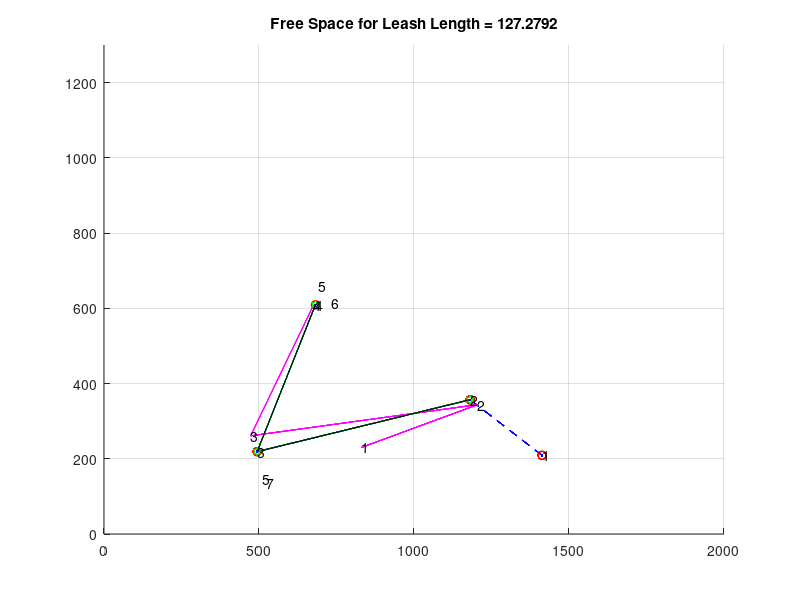
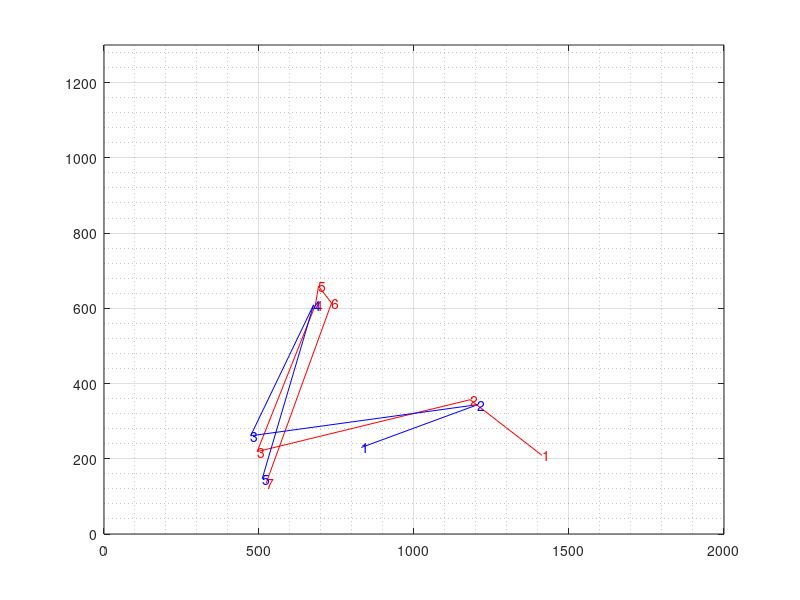

MATLAB code for these plots, in order:
function alg ()
% % % % % % % % % % % % % % % % % % % % % % % % % % % % % % % % % % % % % % 
% Coded by: Fernando Gonzalez-Herrera   - CIMAT Zacatecas
%           Carlos Lara-Alvarez         - CIMAT Zacatecas
% % % % % % % % % % % % % % % % % % % % % % % % % % % % % % % % % % % % % %
clc;
global perror;
perror=0;
close all;
% % % % % % % % % % % % % % % % % % % % % % % % % % % % % % % % % % % % % % 
% Parameters for Frechet and scanpath comparison algorith
maxFrechet=(3*30)*sqrt(2);
maxA=maxFrechet;
dista=maxFrechet;
dista2=maxFrechet;
qgamas=3;
pung=5;
ne=2;
% frechetsal=zeros(1,pung-qgamas+1);
tim=1;
% % Make all the combinations for n length scanpaths in a k-waise maner
% % Pairwaise maner
    allc=nchoosek(1:pung,qgamas);
    frechetsal=zeros(1,length(allc));
    vfrechet=zeros(tim, length(allc));    
    vfrechetV=0;
    hc=zeros(pung-1,qgamas);
% % % % % % % % % % % % % % % % % % % % % % % % % % % % % % % % % % % % % % 
for q=1:(pung-1)
    hc(q,1)=q;
    hc(q,2)=q+1;
end
% % % % % % % % % % % % % % % % % % % % % % % % % % % % % % % % % % % % % % 
% Number of iterations to evaluate
for z=1:tim
    clc;
    close all;
% % % % % % % % % % % % % % % % % % % % % % % % % % % % % % % % % % % % % % 
% Random Walk Parameters
% ex, ey = Boundaries
% n = number of points to generate
% npoints = number of scanpath points to evaluate as pattern
    [Sal1, Sal2]=RandomWalk2(50,50,pung, ne);
    qx =Sal1(1,:)
    qy =Sal1(2,:)
    qpx=Sal2(1,:)
    qpy=Sal2(2,:)

% % % % % % % % % % % % % % % % % % % % % % % % % % % % % % % % % % % % % % 
    for qgam=1:size(allc,1)
%     vcom(qgam,1)=qgam;
%     vcom(qgam,2)=qgam+qgamas-1;
% % Selecting the qgamas combinatios till length(qx)
        x=qx(allc(qgam,1):allc(qgam,2));
        y=qy(allc(qgam,1):allc(qgam,2));
        px=qpx(allc(qgam,1):allc(qgam,2));
        py=qpy(allc(qgam,1):allc(qgam,2));
        fprintf('Q GAMAS : \t\t%f \t%f',allc(qgam,1),allc(qgam,2))
% % % % % % % % % % % % % % % % % % % % % % % % % % % % % % % % % % % % % %
% % Main algoritm to compare Scanpaths
        inits=zeros(1,size(y,2));
        ends=zeros(1,size(y,2));
        inits(1)=1;
        ends(1)=size(y,2);
        pos=1;
        iMiss=1;
        while 1
            ii=poiR2(x,y,inits(pos),ends(pos),maxA);
            if ii>0
                inits(iMiss+1)=inits(pos);
                ends(iMiss+1)=ii;
                inits(iMiss+2)=ii;
                ends(iMiss+2)=ends(pos);
                iMiss=iMiss+2;
            end
            if(pos==iMiss)
                break;
            end
            pos=pos+1;
        end
        POIval=unique(horzcat(inits(1:iMiss),ends(1:iMiss)))
        xx=x(POIval)
        yy=y(POIval)
        distsini=arrayfun(@(x,y) wdistance(x,y,px(1),py(1),1,1), xx,yy)
        v=find(distsini<dista)
        v0=v(1:end)
        v1=v(2:end)
        if v==1
            v0=1;v1=1;
        end
        distsfin=arrayfun(@(x,y) wdistance(x,y,px(end),py(end),1,1), xx,yy)
        w=find(distsfin<dista2)
        figure(1)
        grid on;
        hold on;
        grid minor;
        plot(x,y,'.b');
        plot(x,y,'--b');
        plot(px,py,'m');
        plot(x(POIval),y(POIval),'or');
        lbl_dwn = .1*max(yy);
% % % % % % % % % % % % % % % % % % % % % % % % % % % % % % % % % % % % % % 
% % Add plot numbers to each iteration of q-gamas in a q wize manner
% % % % % % % % % % % % % % % % % % % % % % % % % % % % % % % % % % % % % %  
%     for i = 1:length(POIval)
%         pp=POIval(i);
%         % % Condition for index exceed inner matrix dimmensions
%         if (pp>length(xx))
%             %             fprintf('TEST01');
%             pp=length(xx);
%         end
%         plot(xx(pp),yy(pp),'r+');
%         % % Label the points with the corresponding 'x' value
% %         tex=strcat(num2str(i),'-',num2str(qgam));
%         tex=strcat(num2str(i));
%         text(xx(pp),yy(pp)+0.05,tex);
%     end
%     for i = 1:length(px)
%         plot(px(i),py(i),'b+');
%         % % Label the points with the corresponding 'y' value
% %         tex=strcat(num2str(i),'-',num2str(qgam));
%         tex=strcat(num2str(i));
%         text(px(i),py(i)+0.05,tex);
%     end
        hold on;
        for i=1:size(v0,2)
            if i==size(v0,2)
                f = find(w>v0(i),1);
            else
                f = find(w>v0(i)&w<=v1(i),1);
            end
            if length(f)==1
            start=POIval(v0(i))
            endd=POIval(w(f))
            sx=x(start:endd);
            sy=y(start:endd);
            Pe=(vertcat(px,py));
            Qu=(vertcat(sx,sy));
            figure(1)
            plot(sx,sy,'-hg');
            axis([0 2000 0 1300]);
            fdic=frechet_decide(Pe,Qu,maxFrechet,0,0);
            if fdic==1
                figure(1);
                grid minor;
                    plot(sx,sy,'-k');
                else
                    frechetsal(1,qgam)=frechetsal(1,qgam)+1;
                    fprintf('EEEEEEEEEERRRROOOR\n');
                end
            else
                frechetsal(1,qgam)=frechetsal(1,qgam)+1;
            end
        end
end
vfrechet(z,:)=frechetsal
vfrechet;
%     jx=1-pdist(vertcat(x,px),'jaccard')
%     jy=1-pdist(vertcat(y,py),'jaccard')
end
% % % % % % % % % % % % % % % % % % % % % % % % % % % % % % % % % % % % % % 
% % % End of iterative statements for evaluation
% % % % % % % % % % % % % % % % % % % % % % % % % % % % % % % % % % % % % % 
for ii = 1:length(qx)
    text(qx(ii),qy(ii),num2str(ii),'color','k')
end
for ii = 1:length(qpx)
    text(qpx(ii),qpy(ii),num2str(ii),'color','k')
end
allc'
vfrechet
% % % % % % % % % % % % % % % % % % % % % % % % % % % % % % % % % % % % % % 
for band=1:size(vfrechet,1)
    if (length(find(vfrechet==1))>ceil(0.2*length(allc)))
        if (vfrechet(1,1)+vfrechet(1,5)+vfrechet(1,8)+vfrechet(1,10)) >2
            vfrechetV=vfrechetV+1;
        end
%         vfrechet(band,size(vfrechet,2)+1)=vfrechet(band,size(vfrechet,2)+1)+1;
    end
end
% % % % % % % % % % % % % % % % % % % % % % % % % % % % % % % % % % % % % % 
if vfrechetV==0
    fprintf('\nEl scanpath patron cumple con el scanpath generado\t\n\n');
    fprintf('%f errores de %f comparaciones, %i \t\n',size(vfrechet,2)*size(vfrechet,1)-sum(vfrechet(:)==0),size(vfrechet,2)*size(vfrechet,1),(((sum(vfrechet(:)==0))/(size(vfrechet,2)*size(vfrechet,1))))*100);
else
    fprintf('\nEl scanpath patron NO cumple con el scanpath generado\t\n\n');
    fprintf('%f errores de %f comparaciones, %i \t\n',size(vfrechet,2)*size(vfrechet,1)-sum(vfrechet(:)==0),size(vfrechet,2)*size(vfrechet,1),(((sum(vfrechet(:)==0))/(size(vfrechet,2)*size(vfrechet,1))))*100);
end
figure (2)
plot(qx,qy,'r');
hold on;
plot(qpx,qpy,'b');
grid on;
grid minor;
axis([0 2000 0 1300]);
for ii = 1:length(qx)
    text(qx(ii),qy(ii),num2str(ii),'color','r')
end
for ii = 1:length(qpx)
    text(qpx(ii),qpy(ii),num2str(ii),'color','b')
end
hold on;
end

function dis = wdistance(x0,y0,x1,y1,alx,aly)
% % Get the distance between two points with compensation alx,aly
% % 1 & COMPY, only compensation in the Y axis
    dx=(x1-x0)*alx;
    dy=(y1-y0)*aly;
    dis=sqrt(dx*dx+dy*dy);
end

function [PoI] = poiR2(vx1,vy1,i0,i1,maxleng)
% % % % % % % % % % % % % % % % % % % % % % % % % % % % % % % % % % % % % % 
% Coded by: Jose Fernando Gonzalez Herrera - CIMAT Zacatecas
% % % % % % % % % % % % % % % % % % % % % % % % % % % % % % % % % % % % % % 
% vx1       = X coordenate Vector
% vy1       = Y coordenate Vector
% i0        = Starting point
% i1        = Ending point
% maxleng   = Max distance
% % % % % % % % % % % % % % % % % % % % % % % % % % % % % % % % % % % % % % 
% NOTE:     vx1 and vy1 must be equal size
% % % % % % % % % % % % % % % % % % % % % % % % % % % % % % % % % % % % % %
if i1-i0<=1
    PoI=0;
    return;
end
i=1;j=1; u=1;
pi1=[vx1(i0);vy1(i0);1];
pf1=[vx1(i1);vy1(i1);1];
l1=cross(pi1,pf1);
ll1=l1(1:2,1);
k1=1/sqrt(dot(ll1,ll1));
eq1=k1*l1;                      %Line A - Thru first and last point
l2dots=zeros(i1-i0+1,1);
for i=i0:1:i1
    l2dots(i-i0+1)=dot(eq1,[vx1(i);vy1(i);1]);
end
l2dots=abs(l2dots);
[mL,iL]=max(l2dots);            %Furthest point from line A
% a=[vx1(iL)-vx1(i0);vy1(iL)-vy1(i0);0];
% b=[vx1(i1)-vx1(i0);vy1(i1)-vy1(i0);0];
iLL=iL+i0-1;
A=[vx1(iLL)-vx1(i0),vy1(iLL)-vy1(i0);
    vx1(i1)-vx1(i0),vy1(i1)-vy1(i0)];
areap=abs(0.5*det(A));
if (areap>maxleng)    
    PoI=iL+i0-1;
else
    PoI=0;
end
end

function [Sal1, Sal2] = RandomWalk (ex, ey, n, ne)
% % % % % 1920x1080 Screen Resolution
% % % % % First random point within a square on the middle on the screen
% % % % % emulation atention to test
    xmin=0+ex;      xmax=1920-ex;       %ex px offset from top to bottom
    ymin=0+ey;      ymax=1080-ey;       %ey px offset from left to right
    m=n;                                %Number of points to generate
% % Random Coordinates n=m
    x1=round(xmin+rand(1,n)*(xmax-xmin));
    y1=round(ymin+rand(1,m)*(ymax-ymin));
% % Add gaussian noise to each coordenate
    x2=round((randn(1,n)*30)+x1)
    y2=round((randn(1,m)*30)+y1)
%     er = randi([2 n-1],1,1);
%     x2(1:er);
%     y2(1:er);
%     x2(er+1:end);
%     y2(er+1:end);
%     Sal1(1,:)=horzcat(x1(1:er), round((x1(er)-5)+rand(1,ne)*(x1(er)+5)), x1(er+1:end));
%     Sal1(2,:)=horzcat(y1(1:er), round((y1(er)-5)+rand(1,ne)*(y1(er)+5)), y1(er+1:end));
% Add random outlier
    err=randi([1 n],1,1);
    top=fix(n/5)
    for i=1:top
       pla=randi(n,1,1);
       x2(1,pla)=round(xmin+rand(1,1)*(xmax-xmin))       
       y2(1,pla)=round(ymin+rand(1,1)*(ymax-ymin))
    end
% To a Sal vector
    Sal1(1,:)=real(x1);
    Sal1(2,:)=real(y1);
    Sal2(1,:)=real(x2);
    Sal2(2,:)=real(y2);
end

function [Sal1, Sal2] = RandomWalk2 (ex, ey, n, ne)
% % % % % 1920x1080 Screen Resolution
% % % % % First random point within a square on the middle on the screen
% % % % % emulation atention to test
    xmin=0+ex;      xmax=1920-ex;       %ex px offset from top to bottom
    ymin=0+ey;      ymax=1080-ey;       %ey px offset from left to right
    m=n;                                %Number of points to generate
% % Random Coordinates n=m
    x1=round(xmin+rand(1,n)*(xmax-xmin));
    y1=round(ymin+rand(1,m)*(ymax-ymin));
% % Add gaussian noise to each coordenate
    x2=round((randn(1,n)*30)+x1)
    y2=round((randn(1,m)*30)+y1)
    er = randi([2 n-1],1,1);
    x2(1:er);
    y2(1:er);
    x2(er+1:end);
    y2(er+1:end);
    Sal1(1,:)=horzcat(x1(1:er), round((x1(er)-5)+rand(1,ne)*(1920/10)), x1(er+1:end));
    Sal1(2,:)=horzcat(y1(1:er), round((y1(er)-5)+rand(1,ne)*(1080/10)), y1(er+1:end));
% Add random outlier
    err=randi([1 n],1,1);
    top=fix(n/5)
    for i=1:top
       pla=randi(n,1,1);
       x2(1,pla)=round(xmin+rand(1,1)*(xmax-xmin))       
       y2(1,pla)=round(ymin+rand(1,1)*(ymax-ymin))
    end
% To a Sal vector
%     Sal1(1,:)=real(x1);
%     Sal1(2,:)=real(y1);
    Sal2(1,:)=real(x2);
    Sal2(2,:)=real(y2);
end

function [decide] = frechet_decide(P,Q,len,plotFSD,printFSD)
% % % % % % % % % % % % % % % % % % % % % % % % % % % % % % % % % % % % % % 
% % Frechet Distance Demo
% Script to run the Decision Problem (DP) for Frechet distance
% The DP is based on Algorithm 1 in "Computing the Frechet Distance 
% Between Two Polygonal Curves", Alt and Godau, International Journal of
% Computational Geometry and Applications, 1995.
% Author:     Rich Kenefic
% Created:    14-Dec-2011
% Modified:   18-Oct-2012 To include the Frechet computation
% % % % % % % % % % % % % % % % % % % % % % % % % % % % % % % % % % % % % % 
global perror;
%--solves the decision problem for Frechet distance
[M,N]=size(P);
if M~=2, error('P must be a 2 by I array'); end
I = N;
[M,N]=size(Q);
if M~=2, error('Q must be a 2 by J array'); end
J = N;
%--compute the free space in each cell
for i=1:I-1
    xp = P(1,i); yp = P(2,i);
    xp1 = P(1,i+1); yp1 = P(2,i+1);
    lP(i) = (xp1-xp)^2 + (yp1-yp)^2;  %--length^2 of the ith segment of P
end
for j=1:J-1
    xq = Q(1,j); yq = Q(2,j);
    xq1 = Q(1,j+1); yq1 = Q(2,j+1);
    lQ(j) = (xq1-xq)^2 + (yq1-yq)^2;  %--length^2 of the jth segment of Q
end
for i=1:I
    xp = P(1,i); yp = P(2,i);
    for j=1:J
        xq = Q(1,j); yq = Q(2,j);
        lPQ(i,j) = (xq-xp)^2 + (yq-yp)^2;  %--length^2 of P->Q link
    end
end
for i=1:I-1
    xp = P(1,i); yp = P(2,i);
    xp1 = P(1,i+1); yp1 = P(2,i+1);    
    for j=1:J-1
        xq = Q(1,j); yq = Q(2,j);
        xq1 = Q(1,j+1); yq1 = Q(2,j+1);
        %--solve for the line segment circle intersections
        ap = lP(i);  aq = lQ(j);
        bp = 2*((xp-xq)*(xp1-xp)+(yp-yq)*(yp1-yp));
        bq = 2*((xq-xp)*(xq1-xq)+(yq-yp)*(yq1-yq));
        c = lPQ(i,j) - len^2;
        dp = bp*bp - 4*ap*c;
        dq = bq*bq - 4*aq*c;
        if dp<0.0,  %--  a_ij, b_ij, LF_ij
            %--line and circle do not intersect
            A(i,j) = NaN; B(i,j) = NaN; 
            LF(i,j,1) = NaN; LF(i,j,2) = NaN;
        else
            up = ((-bp)+sqrt(dp))/(2*ap); um = ((-bp)-sqrt(dp))/(2*ap);
            if (((up<0)&&(um<0))||((up>1)&&(um>1)))
                %--line segment outside circle
                A(i,j) = NaN; B(i,j) = NaN;
                LF(i,j,1) = NaN; LF(i,j,2) = NaN;
            elseif ((min([um up])<0)&&(max([um up])>1))
                %--line segment is interior to circle
                A(i,j) = 0; B(i,j) = 1;
                LF(i,j,1) = 0; LF(i,j,2) = 1;
            elseif ((min([um up])<=0)&&(max([um up])<=1))
                %--one intersection (b_i,j)
                A(i,j) = 0; B(i,j) = max([um up]);
                LF(i,j,1) = 0; LF(i,j,2) = B(i,j);
            elseif ((min([um up])>=0)&&(max([um up])>1))
                %--one intersection (a_i,j)
                A(i,j) = min([um up]); B(i,j) = 1;
                LF(i,j,1) = A(i,j); LF(i,j,2) = 1;
            elseif ((min([um up])>=0)&&(max([um up])<=1))
                %--two intersections
                A(i,j) = min([um up]); B(i,j) = max([um up]);
                LF(i,j,1) = A(i,j); LF(i,j,2) = B(i,j);
            else
                error('Unexpected case in frechet_decide at LF');
            end
        end
        if dq<0.0,  %--  c_ij, d_ij, BF_ij
            %--line and circle do not intersect
            C(i,j) = NaN; D(i,j) = NaN; 
            BF(i,j,1) = NaN; BF(i,j,2) = NaN;
        else
            up = (-bq+sqrt(dq))/(2*aq); um = (-bq-sqrt(dq))/(2*aq);
            if (((up<0)&&(um<0))||((up>1)&&(um>1)))
                %--line segment outside circle
                C(i,j) = NaN; D(i,j) = NaN;
                BF(i,j,1) = NaN; BF(i,j,2) = NaN;
            elseif ((min([um up])<0)&&(max([um up])>1))
                %--line segment is interior to circle
                C(i,j) = 0; D(i,j) = 1;
                BF(i,j,1) = 0; BF(i,j,2) = 1;
            elseif ((min([um up])<=0)&&(max([um up])<=1))
                %--one intersection (d_i,j)
                C(i,j) = 0; D(i,j) = max([um up]);
                BF(i,j,1) = 0; BF(i,j,2) = D(i,j);
            elseif ((min([um up])>=0)&&(max([um up])>1))
                %--one intersection (a_i,j)
                C(i,j) = min([um up]); D(i,j) = 1;
                BF(i,j,1) = C(i,j); BF(i,j,2) = 1;
            elseif ((min([um up])>=0)&&(max([um up])<=1))
                %--two intersections
                C(i,j) = min([um up]); D(i,j) = max([um up]);
                BF(i,j,1) = C(i,j); BF(i,j,2) = D(i,j);
            else
                error('Unexpected case in frechet_decide at BF');
            end
        end
    end
end
%--Top row
xp = P(1,I); yp = P(2,I);
for j=1:J-1
    xq = Q(1,j); yq = Q(2,j);
    xq1 = Q(1,j+1); yq1 = Q(2,j+1);
    %--solve for the line segment circle intersections
    aq = lQ(j);
    bq = 2*((xq-xp)*(xq1-xq)+(yq-yp)*(yq1-yq));
    c = lPQ(I,j) - len^2;
    dq = bq*bq - 4*aq*c;
    if dq<0.0,  %--  c_ij, d_ij, BF_ij
        %--line and circle do not intersect
        C(I,j) = NaN; D(I,j) = NaN;
        BF(I,j,1) = NaN; BF(I,j,2) = NaN;
    else
        up = (-bq+sqrt(dq))/(2*aq); um = (-bq-sqrt(dq))/(2*aq);
        if (((up<0)&&(um<0))||((up>1)&&(um>1)))
            %--line segment outside circle
            C(I,j) = NaN; D(I,j) = NaN;
            BF(I,j,1) = NaN; BF(I,j,2) = NaN;
        elseif ((min([um up])<0)&&(max([um up])>1))
            %--line segment is interior to circle
            C(I,j) = 0; D(I,j) = 1;
            BF(I,j,1) = 0; BF(I,j,2) = 1;
        elseif ((min([um up])<=0)&&(max([um up])<=1))
            %--one intersection (d_i,j)
            C(I,j) = 0; D(I,j) = max([um up]);
            BF(I,j,1) = 0; BF(I,j,2) = D(I,j);
        elseif ((min([um up])>=0)&&(max([um up])>1))
            %--one intersection (a_i,j)
            C(I,j) = min([um up]); D(I,j) = 1;
            BF(I,j,1) = C(I,j); BF(I,j,2) = 1;
        elseif ((min([um up])>=0)&&(max([um up])<=1))
            %--two intersections
            C(I,j) = min([um up]); D(I,j) = max([um up]);
            BF(I,j,1) = C(I,j); BF(I,j,2) = D(I,j);
        else
            error('Unexpected case in frechet_decide at BF (top row)');
        end
    end
end
%--Right column
xq = Q(1,J); yq = Q(2,J);
for i=1:I-1
    xp = P(1,i); yp = P(2,i);
    xp1 = P(1,i+1); yp1 = P(2,i+1);
    %--solve for the line segment circle intersections
    ap = lP(i); 
    bp = 2*((xp-xq)*(xp1-xp)+(yp-yq)*(yp1-yp));
    c = lPQ(i,J) - len^2;
    dp = bp*bp - 4*ap*c;
    if dp<0.0,  %--  a_ij, b_ij, LF_ij
        %--line and circle do not intersect
        A(i,J) = NaN; B(i,J) = NaN;
        LF(i,J,1) = NaN; LF(i,J,2) = NaN;
    else
        up = (-bp+sqrt(dp))/(2*ap); um = (-bp-sqrt(dp))/(2*ap);
        if (((up<0)&&(um<0))||((up>1)&&(um>1)))
            %--line segment outside circle
            A(i,J) = NaN; B(i,J) = NaN;
            LF(i,J,1) = NaN; LF(i,J,2) = NaN;
        elseif ((min([um up])<0)&&(max([um up])>1))
            %--line segment is interior to circle
            A(i,J) = 0; B(i,J) = 1;
            LF(i,J,1) = 0; LF(i,J,2) = 1;
        elseif ((min([um up])<=0)&&(max([um up])<=1))
            %--one intersection (b_i,j)
            A(i,J) = 0; B(i,J) = max([um up]);
            LF(i,J,1) = 0; LF(i,J,2) = B(i,J);
        elseif ((min([um up])>=0)&&(max([um up])>1))
            %--one intersection (a_i,j)
            A(i,J) = min([um up]); B(i,J) = 1;
            LF(i,J,1) = A(i,J); LF(i,J,2) = 1;
        elseif ((min([um up])>=0)&&(max([um up])<=1))
            %--two intersections
            A(i,J) = min([um up]); B(i,J) = max([um up]);
            LF(i,J,1) = A(i,J); LF(i,J,2) = B(i,J);
        else
            error('Unexpected case in frechet_decide at LF (right col)');
        end
    end
end
%--Top Right cell
xp = P(1,I-1); yp = P(2,I-1);
xp1 = P(1,I); yp1 = P(2,I);
xq = Q(1,J-1); yq = Q(2,J-1);
xq1 = Q(1,J); yq1 = Q(2,J);
ap = lP(I-1);  aq = lQ(J-1);
bp = 2*((xp-xq1)*(xp1-xp)+(yp-yq1)*(yp1-yp));
bq = 2*((xq-xp1)*(xq1-xq)+(yq-yp1)*(yq1-yq));
cp = lPQ(I-1,J) - len^2;
cq = lPQ(I,J-1) - len^2;
dp = bp*bp - 4*ap*cp;
dq = bq*bq - 4*aq*cq;
if dp<0.0,  %--  a_ij, b_ij, LF_ij
    %--line and circle do not intersect
    A(I,J) = NaN; B(I,J) = NaN;
    LF(I,J,1) = NaN; LF(I,J,2) = NaN;
else
    up = (-bp+sqrt(dp))/(2*ap); um = (-bp-sqrt(dp))/(2*ap);
    if (((up<0)&&(um<0))||((up>1)&&(um>1)))
        %--line segment outside circle
        A(I,J) = NaN; B(I,J) = NaN;
        LF(I,J,1) = NaN; LF(I,J,2) = NaN;
    elseif ((min([um up])<0)&&(max([um up])>1))
        %--line segment is interior to circle
        A(I,J) = 0; B(I,J) = 1;
        LF(I,J,1) = 0; LF(I,J,2) = 1;
    elseif ((min([um up])<=0)&&(max([um up])<=1))
        %--one intersection (b_i,j)
        A(I,J) = 0; B(I,J) = max([um up]);
        LF(I,J,1) = 0; LF(I,J,2) = B(i,j);
    elseif ((min([um up])>=0)&&(max([um up])>1))
        %--one intersection (a_i,j)
        A(I,J) = min([um up]); B(I,J) = 1;
        LF(I,J,1) = A(i,j); LF(I,J,2) = 1;
    elseif ((min([um up])>=0)&&(max([um up])<=1))
        %--two intersections
        A(I,J) = min([um up]); B(I,J) = max([um up]);
        LF(I,J,1) = A(I,J); LF(I,J,2) = B(I,J);
    else
        error('Unexpected case in frechet_decide at LF (top right cell)');
    end
end
if dq<0.0,  %--  c_ij, d_ij, BF_ij
    %--line and circle do not intersect
    C(I,J) = NaN; D(I,J) = NaN;
    BF(I,J,1) = NaN; BF(I,J,2) = NaN;
else
    up = (-bq+sqrt(dq))/(2*aq); um = (-bq-sqrt(dq))/(2*aq);
    if (((up<0)&&(um<0))||((up>1)&&(um>1)))
        %--line segment outside circle
        C(I,J) = NaN; D(I,J) = NaN;
        BF(I,J,1) = NaN; BF(I,J,2) = NaN;
    elseif ((min([um up])<0)&&(max([um up])>1))
        %--line segment is interior to circle
        C(I,J) = 0; D(I,J) = 1;
        BF(I,J,1) = 0; BF(I,J,2) = 1;
    elseif ((min([um up])<=0)&&(max([um up])<=1))
        %--one intersection (d_i,j)
        C(I,J) = 0; D(I,J) = max([um up]);
        BF(I,J,1) = 0; BF(I,J,2) = D(I,J);
    elseif ((min([um up])>=0)&&(max([um up])>1))
        %--one intersection (a_i,j)
        C(I,J) = min([um up]); D(I,J) = 1;
        BF(I,J,1) = C(I,J); BF(I,J,2) = 1;
    elseif ((min([um up])>=0)&&(max([um up])<=1))
        %--two intersections
        C(I,J) = min([um up]); D(I,J) = max([um up]);
        BF(I,J,1) = C(I,J); BF(I,J,2) = D(I,J);
    else
        error('Unexpected case in frechet_decide at BF (top right cell)');
    end
end
%--plot the free space diagram
if plotFSD==1  
    figure(2)
%     figure('Name','FSD','NumberTitle','off')
    if exist('h')==1
        close(2)
        figure(2)
%         figure('Name','Graph','NumberTitle','off')
        h = [];
    end
    ih = 1;
    for i=1:I-1
        for j=1:J-1
            x = [j-1 j j j-1];  y = [i-1 i-1 i i];
            h(ih)=patch(x',y','k'); ih = ih + 1;
            x = []; y = [];
            if ~isnan(C(i,j))
                x = [x j-1+C(i,j)];  y = [y i-1];
            end
            if ~isnan(D(i,j))
                x = [x j-1+D(i,j)];  y = [y i-1];
            end
            if ~isnan(A(i,j+1))
                x = [x j];  y = [y i-1+A(i,j+1)];
            end
            if ~isnan(B(i,j+1))
                x = [x j];  y = [y i-1+B(i,j+1)];
            end
            if ~isnan(D(i+1,j))
                x = [x j-1+D(i+1,j)];  y = [y i];
            end
            if ~isnan(C(i+1,j))
                x = [x j-1+C(i+1,j)];  y = [y i];
            end
            if ~isnan(B(i,j))
                x = [x j-1];  y = [y i-1+B(i,j)];
            end
            if ~isnan(A(i,j))
                x = [x j-1];  y = [y i-1+A(i,j)];
            end
            if length(x)>2
                h(ih) = patch(x',y','w'); ih = ih + 1;
            elseif length(x)>0
                x
                y
                fprintf('patch error\n');
            end
        end
    end
end
%--Compute the reachable sets for each cell
for i=2:I    %--fill in column 1
    LR(i,1,1) = NaN; LR(i,1,2) = NaN;
end
for j=2:J    %--fill in row 1
    BR(1,j,1) = NaN; BR(1,j,2) = NaN;
end
for i=1:I-1
    for j=1:J-1
        if (i==1)&&(j==1)
            if (LF(i,j,1)==0)&&(BF(i,j,1)==0)   %--start at the origin
                LR(i,j+1,1) = LF(i,j+1,1); LR(i,j+1,2) = LF(i,j+1,2);
                BR(j+1,i,1) = BF(j+1,i,1); BR(j+1,i,2) = BF(j+1,i,2);
            else
                LR(i,j+1,1) = NaN; LR(i,j+1,2) = NaN;
                BR(j+1,i,1) = NaN; BR(j+1,i,2) = NaN;
            end
        else
            if isnan(LR(i,j,1))&&isnan(BR(i,j,1))
                LR(i,j+1,1) = NaN; LR(i,j+1,2) = NaN;
                BR(i+1,j,1) = NaN; BR(i+1,j,2) = NaN;
            elseif (~isnan(LR(i,j,1)))&&isnan(BR(i,j,1))
                BR(i+1,j,1) = BF(i+1,j,1); BR(i+1,j,2) = BF(i+1,j,2);
                if (LF(i,j+1,2)<LR(i,j,1))||isnan(LF(i,j+1,2))
                    LR(i,j+1,1) = NaN; LR(i,j+1,2) = NaN;
                elseif LF(i,j+1,1)>LR(i,j,1)
                    LR(i,j+1,1) = LF(i,j+1,1);
                    LR(i,j+1,2) = LF(i,j+1,2);
                else
                    LR(i,j+1,1) = LR(i,j,1);
                    LR(i,j+1,2) = LF(i,j+1,2);
                end
            elseif isnan(LR(i,j,1))&&(~isnan(BR(i,j,1)))
                LR(i,j+1,1) = LF(i,j+1,1); LR(i,j+1,2) = LF(i,j+1,2);
                if (BF(i+1,j,2)<BR(i,j,1))||isnan(BF(i+1,j,2))
                    BR(i+1,j,1) = NaN; BR(i+1,j,2) = NaN;
                elseif BF(i+1,j,1)>BR(i,j,1)
                    BR(i+1,j,1) = BF(i+1,j,1);
                    BR(i+1,j,2) = BF(i+1,j,2);
                else
                    BR(i+1,j,1) = BR(i,j,1);
                    BR(i+1,j,2) = BF(i+1,j,2);
                end
            else
                LR(i,j+1,1) = LF(i,j+1,1); LR(i,j+1,2) = LF(i,j+1,2);
                BR(i+1,j,1) = BF(i+1,j,1); BR(i+1,j,2) = BF(i+1,j,2);
            end
        end
        if printFSD==1
            fprintf('cell(%d,%d):\n',i,j);
            fprintf('\tLF(i,j)=[%f,%f] ',LF(i,j,1),LF(i,j,2));
            fprintf('\tBF(i,j)=[%f,%f] \n',BF(i,j,1),BF(i,j,2));
            fprintf('\tLR(i,j)=[%f,%f] ',LR(i,j,1),LR(i,j,2));
            fprintf('\tBR(i,j)=[%f,%f] \n',BR(i,j,1),BR(i,j,2));
            fprintf('\tLR(i,j+1)=[%f,%f] ',LR(i,j+1,1),LR(i,j+1,2));
            fprintf('\tBR(i+1,j)=[%f,%f] \n',BR(i+1,j,1),BR(i+1,j,2));
        end
    end
end
%--decide
if (BR(I,J-1,2)==1)||(LR(I-1,J,2)==1)
    decide = 1;
else
    decide = 0;
end
title(['Free Space for Leash Length = ' num2str(len)]);
return
end
